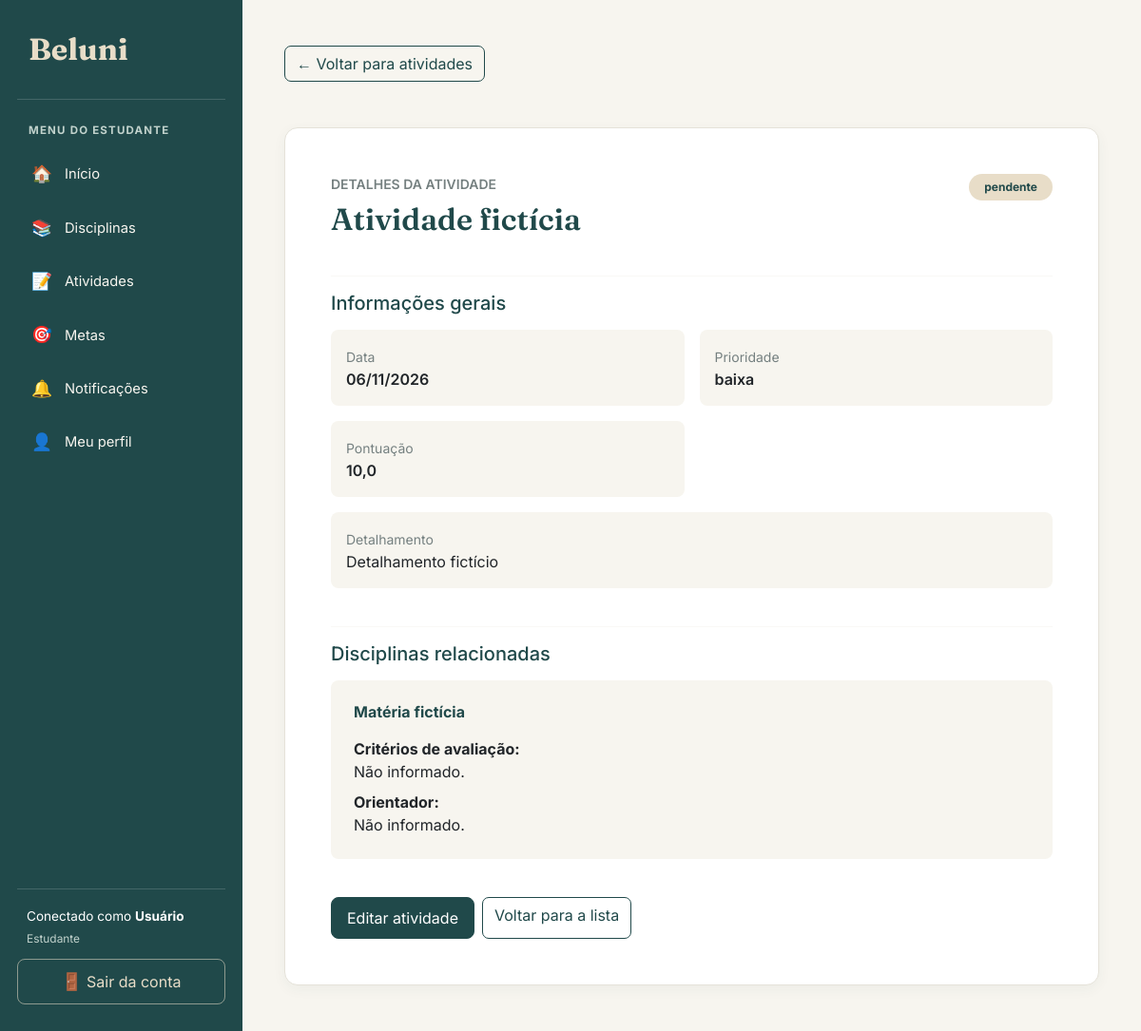
Page /atividades/8/ (signed in) on the committed database.
### atividade/models.py (models this page shows, shortened)
class Atividade(models.Model):
    titulo = models.CharField(max_length=100)
    data = models.DateField()
    detalhamento_atividade = models.CharField(max_length=255)
    status = models.CharField(max_length=50)
    prioridade = models.CharField(max_length=50)
    pontuacao = models.FloatField()
    disciplinas = models.ManyToManyField(
        Disciplina,
        through="AtividadeInterdisciplinar",
        related_name="atividades"
    )

class AtividadeInterdisciplinar(models.Model):
    atividade = models.ForeignKey(
        Atividade,
        on_delete=models.CASCADE
    )
    disciplina = models.ForeignKey(
        Disciplina,
        on_delete=models.CASCADE
    )
    criterios_de_avaliacao = models.CharField(
    max_length=255,
    blank=True,
    default=''
    )
    orientador = models.CharField(
    max_length=100,
    blank=True,
    default=''
    )
    class Meta:
        verbose_name = "Atividade interdisciplinar"
        verbose_name_plural = "Atividades interdisciplinares"

### disciplinas/models.py (models this page shows, shortened)
class Disciplina(models.Model):
    nomedisciplina = models.CharField(max_length=100)
    estudante = models.ForeignKey(
        'estudante.Estudante',
        on_delete=models.CASCADE
    )

### atividade/views.py (the view)
# urls.py: path('<int:id>/', views.detalhar_atividade, name='detalhar_atividade'),
@login_required
@permission_required('atividade.view_atividade')
def detalhar_atividade(request, id):
    estudante = obter_estudante(request.user)
    atividade = get_object_or_404(
        atividades_do_estudante(estudante).prefetch_related(
            'disciplinas',
            'atividadeinterdisciplinar_set',
        ),
        id=id
    )
    return render(
        request,
        'atividade/detalhar.html',
        {'atividade': atividade}
    )

### atividade/views.py (called while the page is built)
def obter_estudante(usuario):
    return get_object_or_404(
        Estudante,
        pk=usuario.pk
    )

def atividades_do_estudante(estudante):
    return Atividade.objects.filter(
        disciplinas__estudante=estudante
    ).distinct()

### atividade/templates/atividade/detalhar.html (shortened to what this page needs)
{% extends 'base.html' %}
{% block conteudo %}
<div class="container py-3">
    <div class="mb-4">
        <a href="{% url 'listar_atividades' %}" class="btn btn-outline-primary mb-4">
            ← Voltar para atividades
        </a>
    </div>
    <div class="card p-4 p-md-5">
        <div class="d-flex justify-content-between align-items-start flex-wrap gap-3 mb-4">
            <div>
                <p class="text-uppercase small fw-semibold text-secondary mb-2">
                    Detalhes da atividade
                </p>
                <h1 class="titulo-pagina mb-0">
                    {{ atividade.titulo }}
                </h1>
            </div>
            <span class="badge rounded-pill px-3 py-2"
                  style="background-color: #E8DDC8; color: #20494A;">
                {{ atividade.get_status_display|default:atividade.status }}
            </span>
        </div>
        <hr style="border-color: #E5E2D9;">
        <h5 class="mb-3" style="color: #20494A;">
            Informações gerais
        </h5>
        <div class="row g-3 mb-4">
            <div class="col-md-6">
                <div class="p-3 rounded-3 h-100"
                     style="background-color: #F7F5EF;">
                    <span class="small text-secondary">Data</span>
                    <p class="fw-semibold mb-0">
                        {{ atividade.data|date:"d/m/Y" }}
                    </p>
                </div>
            </div>
            <div class="col-md-6">
                <div class="p-3 rounded-3 h-100"
                     style="background-color: #F7F5EF;">
                    <span class="small text-secondary">Prioridade</span>
                    <p class="fw-semibold mb-0">
                        {{ atividade.get_prioridade_display|default:atividade.prioridade }}
                    </p>
                </div>
            </div>
            <div class="col-md-6">
                <div class="p-3 rounded-3 h-100"
                     style="background-color: #F7F5EF;">
                    <span class="small text-secondary">Pontuação</span>
                    <p class="fw-semibold mb-0">
                        {{ atividade.pontuacao }}
                    </p>
                </div>
            </div>
            <div class="col-12">
                <div class="p-3 rounded-3"
                     style="background-color: #F7F5EF;">
                    <span class="small text-secondary">Detalhamento</span>
                    <p class="mb-0">
                        {{ atividade.detalhamento_atividade|default:"Não informado."|linebreaksbr }}
                    </p>
                </div>
            </div>
        </div>
        <hr style="border-color: #E5E2D9;">
        <h5 class="mb-3" style="color: #20494A;">
            Disciplinas relacionadas
        </h5>
        {% for item in atividade.atividadeinterdisciplinar_set.all %}
            <div class="p-3 p-md-4 mb-3 rounded-3"
                 style="background-color: #F7F5EF;">
                <h6 class="fw-bold mb-3" style="color: #20494A;">
                    {{ item.disciplina.nomedisciplina }}
                </h6>
                <p class="mb-2">
                    <strong>Critérios de avaliação:</strong><br>
                    {{ item.criterios_de_avaliacao|default:"Não informado." }}
                </p>
                <p class="mb-0">
                    <strong>Orientador:</strong><br>
                    {{ item.orientador|default:"Não informado." }}
                </p>
            </div>
        {% empty %}
            <p class="text-secondary">
                Nenhuma disciplina relacionada a esta atividade.
            </p>
        {% endfor %}
        <div class="d-flex flex-wrap gap-2 mt-4">
            <a href="{% url 'editar_atividade' atividade.id %}"
               class="btn btn-primary">
                Editar atividade
            </a>
            <a href="{% url 'listar_atividades' %}"
               class="btn btn-outline-primary">
                Voltar para a lista
            </a>
        </div>
    </div>
</div>
{% endblock %}

### templates/base.html (shortened to what this page needs)
{% load static %}
<!DOCTYPE html>
<html lang="pt-br">
<head>
    <link href="https://cdn.jsdelivr.net/npm/bootstrap@5.3.3/dist/css/bootstrap.min.css" rel="stylesheet">
</head>
<body>
    <aside class="sidebar" id="sidebar">
        <a class="sidebar-brand" href="{% url 'inicio' %}">
            Beluni
        </a>
        {% if request.user.is_authenticated %}
            {% if request.user.is_superuser or request.user.is_staff or request.session.is_admin or perms.estudante.change_estudante %}
                <div class="sidebar-label">
                    Menu do administrador
                </div>
                <ul class="sidebar-nav">
                    <li>
                        <a class="menu-link" href="{% url 'inicio' %}">
                            <span class="menu-icone">📊</span>
                            Painel administrativo
                        </a>
                    </li>
                    <li>
                        <a class="menu-link" href="{% url 'index' %}">
                            <span class="menu-icone">🌐</span>
                            Página pública
                        </a>
                    </li>
                    <li>
                        <a class="menu-link" href="{% url 'listar_estudantes' %}">
                            <span class="menu-icone">👥</span>
                            Gerenciar usuários
                        </a>
                    </li>
                </ul>
            {% else %}
                <div class="sidebar-label">
                    Menu do estudante
                </div>
                <ul class="sidebar-nav">
                    <li>
                        <a class="menu-link" href="{% url 'inicio' %}">
                            <span class="menu-icone">🏠</span>
                            Início
                        </a>
                    </li>
                    <li>
                        <a class="menu-link" href="{% url 'listar_disciplinas' %}">
                            <span class="menu-icone">📚</span>
                            Disciplinas
                        </a>
                    </li>
                    <li>
                        <a class="menu-link" href="{% url 'listar_atividades' %}">
                            <span class="menu-icone">📝</span>
                            Atividades
                        </a>
                    </li>
                    <li>
                        <a class="menu-link" href="{% url 'listar_metas' %}">
                            <span class="menu-icone">🎯</span>
                            Metas
                        </a>
                    </li>
                    <li>
                        <a class="menu-link" href="{% url 'notificacao:listar_notificacoes' %}">
                            <span class="menu-icone">🔔</span>
                            Notificações
                        </a>
                    </li>
                    <li>
                        <a class="menu-link" href="{% url 'meu_perfil' %}">
                            <span class="menu-icone">👤</span>
                            Meu perfil
                        </a>
                    </li>
                </ul>
            {% endif %}
            <div class="sidebar-rodape">
                <div class="usuario-info">
                    Conectado como
                    <strong>
                        {{ request.user.first_name|default:request.user.username }}
                    </strong>
                    {% if request.user.is_superuser or request.user.is_staff or request.session.is_admin or perms.estudante.change_estudante %}
                        <small>Administrador</small>
                    {% else %}
                        <small>Estudante</small>
                    {% endif %}
                </div>
                <a class="btn-sair" href="{% url 'logout_estudante' %}">
                    <span class="menu-icone">🚪</span>
                    Sair da conta
                </a>
            </div>
        {% endif %}
    </aside>
    <main class="main-content">
        <div class="conteudo">
            {% block conteudo %}
            {% endblock %}
        </div>
    </main>
</body>
</html>

### templates/base.html (style rules this page uses)
:root { --beluni-petroleo: #20494A; --beluni-petroleo-escuro: #173839; --beluni-areia: #E8DDC8; --beluni-fundo: #F7F5EF; --beluni-branco: #FFFFFF; --beluni-texto: #293B3B; --beluni-secundario: #758080; --beluni-borda: #E5E2D9; }
* { box-sizing: border-box; }
body { margin: 0; background-color: var(--beluni-fundo); color: var(--beluni-texto); font-family: 'Inter', sans-serif; }
.sidebar { position: fixed; top: 0; left: 0; bottom: 0; width: 255px; background-color: var(--beluni-petroleo); color: white; display: flex; flex-direction: column; padding: 28px 18px; overflow-y: auto; z-index: 1030; }
.sidebar-brand { display: block; color: var(--beluni-areia); text-decoration: none; font-family: 'Fraunces', serif; font-size: 2rem; font-weight: 700; padding: 0 12px 28px; border-bottom: 1px solid rgba(255,255,255,0.16); margin-bottom: 24px; }
.sidebar-label { color: #C1D2CC; font-size: 0.72rem; text-transform: uppercase; font-weight: 700; letter-spacing: 1.2px; padding: 0 12px; margin-bottom: 12px; }
.sidebar-nav { list-style: none; padding: 0; margin: 0; }
.sidebar-nav li { margin-bottom: 6px; }
.menu-link { display: flex; align-items: center; gap: 12px; color: #F7F5EF; text-decoration: none; padding: 12px 14px; border-radius: 9px; font-size: 0.92rem; transition: background-color 0.2s; }
.menu-icone { width: 24px; text-align: center; font-size: 1.1rem; }
.sidebar-rodape { margin-top: auto; padding-top: 24px; }
.usuario-info { border-top: 1px solid rgba(255,255,255,0.16); padding: 18px 10px 12px; color: white; font-size: 0.85rem; overflow-wrap: anywhere; }
.usuario-info small { display: block; color: #C1D2CC; margin-top: 4px; }
.btn-sair { display: block; text-align: center; text-decoration: none; color: var(--beluni-areia); border: 1px solid rgba(232,221,200,0.55); border-radius: 8px; padding: 10px; transition: background-color 0.2s; }
.main-content { margin-left: 255px; min-height: 100vh; padding: 32px; }
.conteudo { width: 100%; max-width: 1600px; margin: 0 auto; }
.titulo-pagina { color: var(--beluni-petroleo); font-family: 'Fraunces', serif; font-size: 2rem; font-weight: 600; margin-bottom: 24px; }
.card { background-color: white; border: 1px solid var(--beluni-borda); border-radius: 14px; box-shadow: 0 4px 14px rgba(32,73,74,0.05); }
.btn-primary { background-color: var(--beluni-petroleo); border-color: var(--beluni-petroleo); border-radius: 8px; padding: 9px 16px; }
.btn-outline-primary { color: var(--beluni-petroleo); border-color: var(--beluni-petroleo); border-radius: 7px; }
.text-secondary { color: var(--beluni-secundario) !important; }

### rows in the picture
Atividade: titulo "Atividade fictícia", status "pendente", data "06/11/2026", prioridade "baixa", pontuacao "10,0", detalhamento_atividade "Detalhamento fictício"
AtividadeInterdisciplinar: disciplina.nomedisciplina "Matéria fictícia", criterios_de_avaliacao "Não informado.", orientador "Não informado."

### other values in the picture
{{ request.user.first_name|default:request.user.username }} "Usuário"
